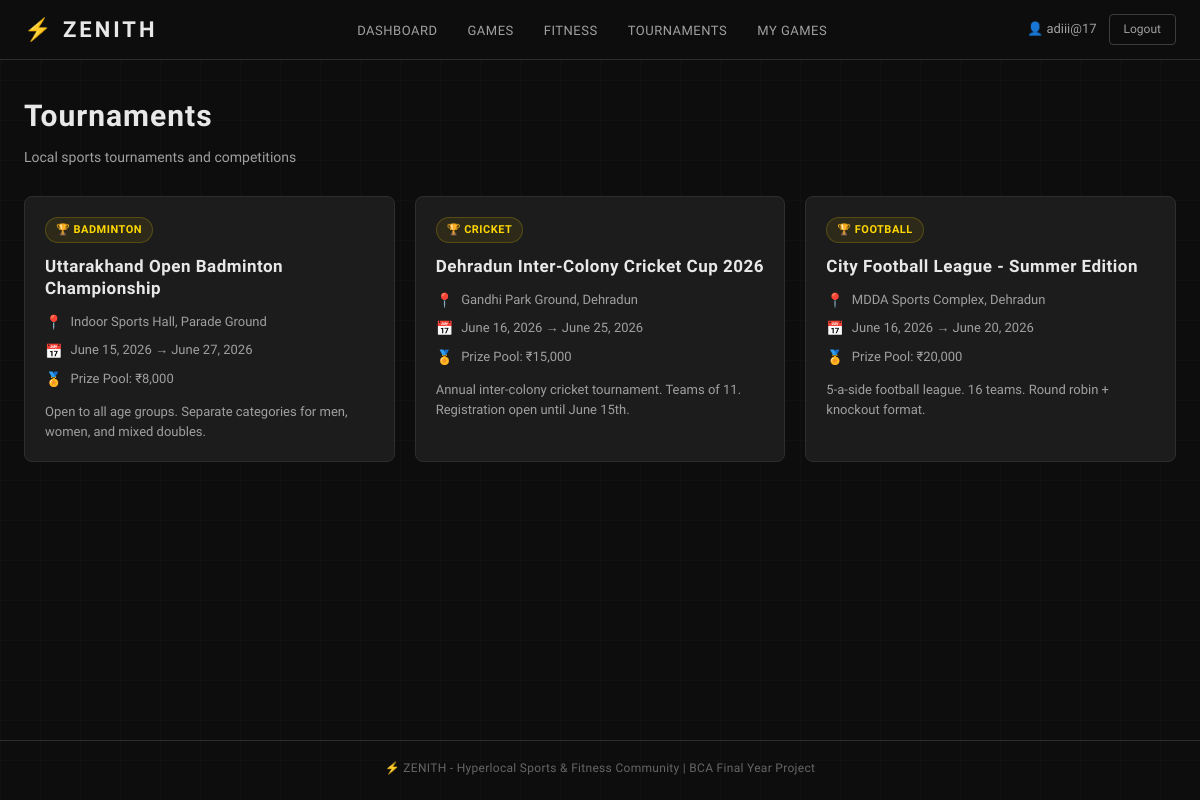
Page /tournaments/ (signed in) on the committed database.
### zenith/models.py (models this page shows, shortened)
class Tournament(models.Model):
    SPORT_CHOICES = [
        ('cricket', 'Cricket'),
        ('football', 'Football'),
        ('volleyball', 'Volleyball'),
        ('badminton', 'Badminton'),
        ('kabaddi', 'Kabaddi'),
        ('kho_kho', 'Kho-Kho'),
        ('marathon', 'Marathon'),
        ('basketball', 'Basketball'),
    ]
    name = models.CharField(max_length=200)
    sport = models.CharField(max_length=50, choices=SPORT_CHOICES)
    location = models.CharField(max_length=300)
    start_date = models.DateField()
    end_date = models.DateField()
    prize_pool = models.CharField(max_length=100, blank=True)  # e.g. "₹10,000"
    description = models.TextField(blank=True)
    created_at = models.DateTimeField(auto_now_add=True)
    class Meta:
        ordering = ['start_date']  # Show upcoming tournaments first

### zenith/views.py (the view)
# urls.py: path('tournaments/', views.tournament_list, name='tournament_list'),
@login_required
def tournament_list(request):
    tournaments = Tournament.objects.all()
    context = {
        'tournaments': tournaments,
    }
    return render(request, 'zenith/tournament_list.html', context)

### zenith/templates/zenith/tournament_list.html (shortened to what this page needs)
{% extends 'zenith/base.html' %}
{% block content %}
<div class="list-page">
    <div class="page-header-row">
        <div>
            <h1 class="page-title">Tournaments</h1>
            <p class="page-subtitle">Local sports tournaments and competitions</p>
        </div>
    </div>
    {% if tournaments %}
    <div class="games-grid">
        {% for tournament in tournaments %}
        <div class="game-card tournament-card">
            <div class="game-card-topbar">
                <span class="sport-tag sport-tag-tournament">🏆 {{ tournament.get_sport_display }}</span>
            </div>
            <h3 class="game-title">{{ tournament.name }}</h3>
            <div class="game-meta">
                <div class="meta-item">
                    <span class="meta-icon">📍</span>
                    <span>{{ tournament.location }}</span>
                </div>
                <div class="meta-item">
                    <span class="meta-icon">📅</span>
                    <span>{{ tournament.start_date }} → {{ tournament.end_date }}</span>
                </div>
                {% if tournament.prize_pool %}
                <div class="meta-item">
                    <span class="meta-icon">🏅</span>
                    <span>Prize Pool: {{ tournament.prize_pool }}</span>
                </div>
                {% endif %}
            </div>
            {% if tournament.description %}
            <p class="game-description-preview">{{ tournament.description|truncatewords:20 }}</p>
            {% endif %}
        </div>
        {% endfor %}
    </div>
    {% else %}
    <div class="empty-state">
        <div class="empty-icon">🏆</div>
        <h3>No Tournaments Announced Yet</h3>
        <p>Tournaments will be listed here once they are announced. Check back soon!</p>
    </div>
    {% endif %}
</div>
{% endblock %}

### zenith/templates/zenith/base.html (shortened to what this page needs)
<!DOCTYPE html>
<html lang="en">
<head>
    {% load static %}
    <link rel="stylesheet" href="{% static 'zenith/css/style.css' %}">
</head>
<body>
    {% if user.is_authenticated %}
    <nav class="navbar">
        <div class="nav-container">
            <a href="{% url 'dashboard' %}" class="nav-brand">
                <span class="brand-icon">⚡</span> ZENITH
            </a>
            <ul class="nav-links" id="navLinks">
                <li><a href="{% url 'dashboard' %}" class="nav-link">Dashboard</a></li>
                <li><a href="{% url 'games_list' %}" class="nav-link">Games</a></li>
                <li><a href="{% url 'fitness_list' %}" class="nav-link">Fitness</a></li>
                <li><a href="{% url 'tournament_list' %}" class="nav-link">Tournaments</a></li>
                <li><a href="{% url 'my_games' %}" class="nav-link">My Games</a></li>
            </ul>
            <div class="nav-user">
                <span class="nav-username">👤 {{ user.username }}</span>
                <a href="{% url 'logout' %}" class="btn-logout">Logout</a>
            </div>
        </div>
    </nav>
    {% endif %}
    <main class="main-content">
        {% block content %}
        {% endblock %}
    </main>
    <footer class="footer">
        <p>⚡ ZENITH - Hyperlocal Sports & Fitness Community | BCA Final Year Project</p>
    </footer>
</body>
</html>

### zenith/static/zenith/css/style.css (style rules this page uses)
:root { --bg-darkest: #0d0d0d; --bg-dark: #141414; --bg-card: #1c1c1c; --bg-card-hover: #242424; --bg-input: #1a1a1a; --border-color: #2e2e2e; --border-accent: #3d3d3d; --text-primary: #e8e8e8; --text-secondary: #a0a0a0; --text-muted: #666666; --accent-primary: #c0c0c0; --accent-bright: #e8e8e8; --accent-glow: #4fc3f7; --accent-green: #4caf50; --accent-red: #e53935; --accent-orange: #ff7043; --accent-gold: #ffd700; --font-heading: 'Rajdhani', sans-serif; --font-body: 'Exo 2', sans-serif; --navbar-height: 60px; --container-max: 1200px; --radius: 8px; --radius-sm: 4px; --shadow: 0 2px 12px rgba(0,0,0,0.4); --shadow-hover: 0 6px 24px rgba(0,0,0,0.6); }
* { margin: 0; padding: 0; box-sizing: border-box; }
html { scroll-behavior: smooth; }
body { background-color: var(--bg-darkest); color: var(--text-primary); font-family: var(--font-body); font-size: 15px; line-height: 1.6; min-height: 100vh; background-image: linear-gradient(rgba(255,255,255,0.015) 1px, transparent 1px), linear-gradient(90deg, rgba(255,255,255,0.015) 1px, transparent 1px); background-size: 40px 40px; }
a { color: var(--accent-glow); text-decoration: none; transition: color 0.2s; }
h1, h2, h3, h4 { font-family: var(--font-heading); letter-spacing: 0.5px; }
.navbar { position: sticky; top: 0; z-index: 100; background: rgba(14, 14, 14, 0.95); border-bottom: 1px solid var(--border-color); backdrop-filter: blur(8px); height: var(--navbar-height); }
.nav-container { max-width: var(--container-max); margin: 0 auto; height: 100%; display: flex; align-items: center; justify-content: space-between; padding: 0 24px; gap: 20px; }
.nav-brand { font-family: var(--font-heading); font-size: 22px; font-weight: 700; color: var(--text-primary); letter-spacing: 3px; text-decoration: none; }
.brand-icon { color: var(--accent-glow); font-style: normal; }
.nav-links { display: flex; list-style: none; gap: 6px; align-items: center; }
.nav-link { color: var(--text-secondary); text-decoration: none; font-size: 13px; font-weight: 500; letter-spacing: 0.5px; padding: 6px 12px; border-radius: var(--radius-sm); transition: all 0.2s; text-transform: uppercase; }
.nav-user { display: flex; align-items: center; gap: 12px; flex-shrink: 0; }
.nav-username { color: var(--text-secondary); font-size: 13px; }
.btn-logout { background: transparent; border: 1px solid var(--border-accent); color: var(--text-secondary); padding: 5px 14px; border-radius: var(--radius-sm); font-size: 12px; cursor: pointer; transition: all 0.2s; text-decoration: none; font-family: var(--font-body); }
.page-title { font-size: clamp(22px, 4vw, 30px); letter-spacing: 1px; }
.page-subtitle { color: var(--text-secondary); margin-top: 6px; font-size: 14px; }
.list-page { max-width: var(--container-max); margin: 0 auto; padding: 32px 24px; }
.page-header-row { display: flex; align-items: flex-start; justify-content: space-between; gap: 20px; margin-bottom: 28px; flex-wrap: wrap; }
.games-grid { display: grid; grid-template-columns: repeat(auto-fill, minmax(300px, 1fr)); gap: 20px; }
.game-card { background: var(--bg-card); border: 1px solid var(--border-color); border-radius: var(--radius); padding: 20px; transition: all 0.2s; display: flex; flex-direction: column; gap: 12px; }
.game-card-topbar { display: flex; justify-content: space-between; align-items: center; }
.sport-tag { background: rgba(79, 195, 247, 0.1); border: 1px solid rgba(79, 195, 247, 0.25); color: var(--accent-glow); padding: 3px 10px; border-radius: 20px; font-size: 11px; font-weight: 600; letter-spacing: 0.5px; text-transform: uppercase; }
.sport-tag-tournament { background: rgba(255, 215, 0, 0.08); border-color: rgba(255, 215, 0, 0.2); color: var(--accent-gold); }
.game-title { font-family: var(--font-heading); font-size: 17px; font-weight: 600; color: var(--text-primary); line-height: 1.3; }
.game-meta { display: flex; flex-direction: column; gap: 6px; }
.meta-item { display: flex; align-items: center; gap: 8px; font-size: 13px; color: var(--text-secondary); }
.meta-icon { font-size: 14px; flex-shrink: 0; }
.game-description-preview { color: var(--text-secondary); font-size: 13px; line-height: 1.5; }
.footer { border-top: 1px solid var(--border-color); padding: 18px 24px; text-align: center; color: var(--text-muted); font-size: 12px; letter-spacing: 0.3px; margin-top: auto; }
.main-content { min-height: calc(100vh - var(--navbar-height) - 60px); }

### rows in the picture
Tournament: sport "BADMINTON", name "Uttarakhand Open Badminton Championship", location "Indoor Sports Hall, Parade Ground", start_date "June 15, 2026", end_date "June 27, 2026", prize_pool "₹8,000", description "Open to all age groups. Separate categories for men, women, and mixed doubles."
Tournament: sport "CRICKET", name "Dehradun Inter-Colony Cricket Cup 2026", location "Gandhi Park Ground, Dehradun", start_date "June 16, 2026", end_date "June 25, 2026", prize_pool "₹15,000", description "Annual inter-colony cricket tournament. Teams of 11. Registration open until June 15th."
Tournament: sport "FOOTBALL", name "City Football League - Summer Edition", location "MDDA Sports Complex, Dehradun", start_date "June 16, 2026", end_date "June 20, 2026", prize_pool "₹20,000", description "5-a-side football league. 16 teams. Round robin + knockout format."

### other values in the picture
{{ user.username }} "adiii@17"
